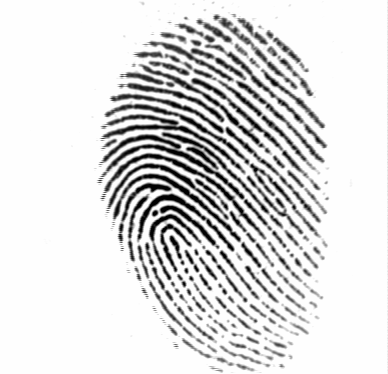
#> input picture data/101_1.tif, 388 x 374 px
$ python -i segment.py   (imports and definitions only)
#> lines starting #> are read from the running program, lines starting #| are printed output that depends on the picture; after the words box and inside, x2 and y2 are one past the last pixel; in counts of white or black regions, pixels touching at a corner belong together
#> further down, picture is the input picture: shape (374, 388); min 1, max 254, mean 220.7
"""Foreground segmentation by local variance.

Ridges produce high local variance; background (glass, paper, blank sensor)
is flat. This fails on noisy backgrounds -- that failure is a lesson, and
it's exactly why FingerNet and friends learn segmentation instead.
"""
import cv2
import numpy as np


def segment(img: np.ndarray, block: int = 16, rel_thresh: float = 0.2) -> np.ndarray:
#> called with block = 16, rel_thresh = 0.2
    norm = (img - img.mean()) / (img.std() + 1e-8)
    h, w = norm.shape
#> h = 374; w = 388
    hb, wb = h // block, w // block
#> hb = 23; wb = 24
    blocks = norm[: hb * block, : wb * block].reshape(hb, block, wb, block)
    std_map = blocks.std(axis=(1, 3))
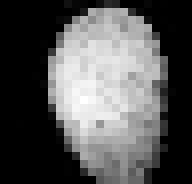
#> std_map: shape (23, 24) float64 (shown 8 times larger); min 0, max 1.58, mean 0.533; drawn with min black and max white

    fg = (std_map > rel_thresh * std_map.max()).astype(np.uint8)
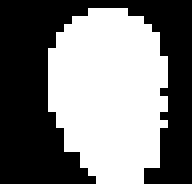
#> fg: shape (23, 24) (shown 8 times larger); values 0 (black) and 1 (white), 48% white; 1 white region, box (x1, y1, x2, y2) and area: (6, 1, 21, 23) 265
    k = cv2.getStructuringElement(cv2.MORPH_ELLIPSE, (3, 3))
    fg = cv2.morphologyEx(fg, cv2.MORPH_OPEN, k)
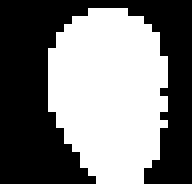
#> fg: shape (23, 24) (shown 8 times larger); values 0 (black) and 1 (white), 47.6% white; 1 white region, box (x1, y1, x2, y2) and area: (6, 1, 21, 23) 263
    fg = cv2.morphologyEx(fg, cv2.MORPH_CLOSE, k, iterations=2)
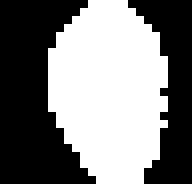
#> fg: shape (23, 24) (shown 8 times larger); values 0 (black) and 1 (white), 48.9% white; 1 white region, box (x1, y1, x2, y2) and area: (6, 0, 21, 23) 270

    # keep the largest connected component (the finger)
    n, labels, stats, _ = cv2.connectedComponentsWithStats(fg)
#> n = 2; stats = [[0, 0, 24, 23, 282], [6, 0, 15, 23, 270]]
    if n > 1:
        largest = 1 + int(np.argmax(stats[1:, cv2.CC_STAT_AREA]))
#> largest = 1
        fg = (labels == largest).astype(np.uint8)

    mask = cv2.resize(fg, (wb * block, hb * block), interpolation=cv2.INTER_NEAREST)
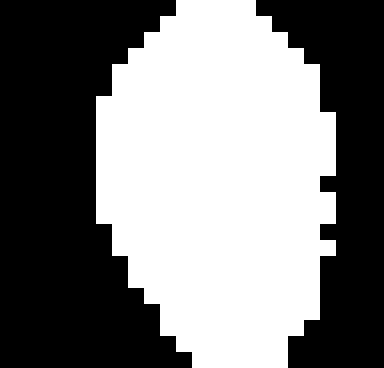
#> mask: shape (368, 384); values 0 (black) and 1 (white), 48.9% white; 1 white region, box (x1, y1, x2, y2) and area: (96, 0, 336, 368) 69120
    full = np.zeros((h, w), dtype=bool)
    full[: hb * block, : wb * block] = mask.astype(bool)
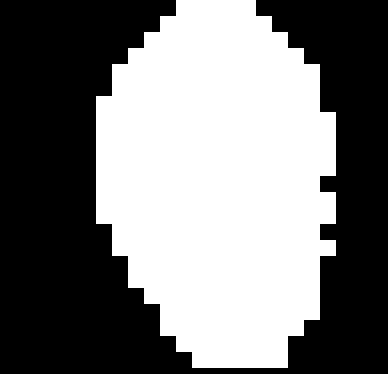
#> full: shape (374, 388) bool; 47.6% white; 1 white region, box (x1, y1, x2, y2) and area: (96, 0, 336, 368) 69120
    return full

>>> import cv2
>>> picture = cv2.imread('../data/101_1.tif', cv2.IMREAD_GRAYSCALE)
>>> result = segment(picture)

$ run again, on data/101_3.tif
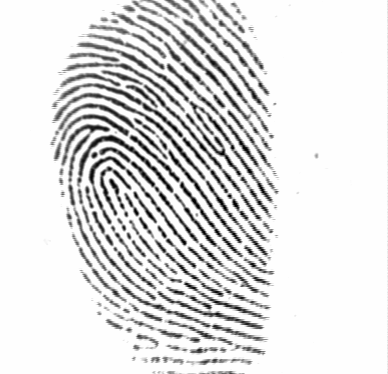
#> input picture data/101_3.tif, 388 x 374 px
#> picture is the input picture: shape (374, 388); min 1, max 254, mean 223.6
#> in segment, `fg = cv2.morphologyEx(fg, cv2.MORPH_OPEN, k)`:
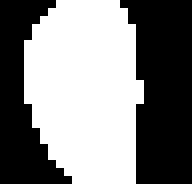
#> fg: shape (23, 24) (shown 8 times larger); values 0 (black) and 1 (white), 51.1% white; 2 black regions, box (x1, y1, x2, y2) and area: (15, 0, 24, 23) 162, (0, 0, 9, 23) 108
#> n = 2; stats = [[0, 0, 24, 23, 270], [3, 0, 15, 23, 282]]
#> largest = 1
#> mask: shape (368, 384); values 0 (black) and 1 (white), 51.1% white; 2 black regions, box (x1, y1, x2, y2) and area: (240, 0, 384, 368) 41472, (0, 0, 144, 368) 27648
#> in segment, `full[: hb * block, : wb * block] = mask.astype(bool)`:
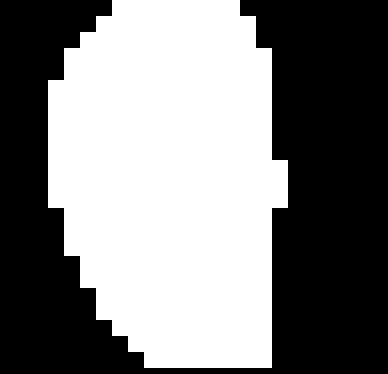
#> full: shape (374, 388) bool; 49.7% white; 1 white region, box (x1, y1, x2, y2) and area: (48, 0, 288, 368) 72192

$ run again, on data/101_4.tif
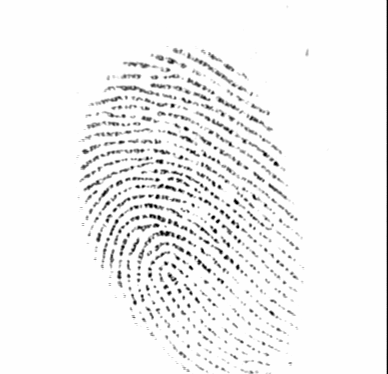
#> input picture data/101_4.tif, 388 x 374 px
#> picture is the input picture: shape (374, 388); min 1, max 254, mean 242.4
#> in segment, `fg = cv2.morphologyEx(fg, cv2.MORPH_OPEN, k)`:
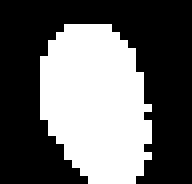
#> fg: shape (23, 24) (shown 8 times larger); values 0 (black) and 1 (white), 39.9% white; 1 white region, box (x1, y1, x2, y2) and area: (5, 3, 19, 23) 220
#> n = 2; stats = [[0, 0, 24, 23, 332], [5, 3, 14, 20, 220]]
#> largest = 1
#> mask: shape (368, 384); values 0 (black) and 1 (white), 39.9% white; 1 white region, box (x1, y1, x2, y2) and area: (80, 48, 304, 368) 56320
#> in segment, `full[: hb * block, : wb * block] = mask.astype(bool)`:
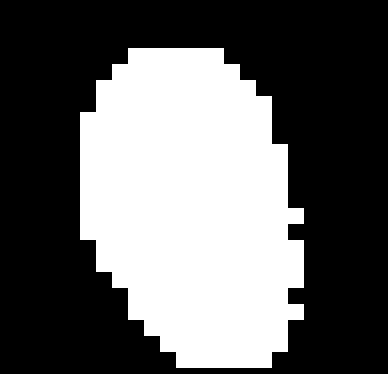
#> full: shape (374, 388) bool; 38.8% white; 1 white region, box (x1, y1, x2, y2) and area: (80, 48, 304, 368) 56320
